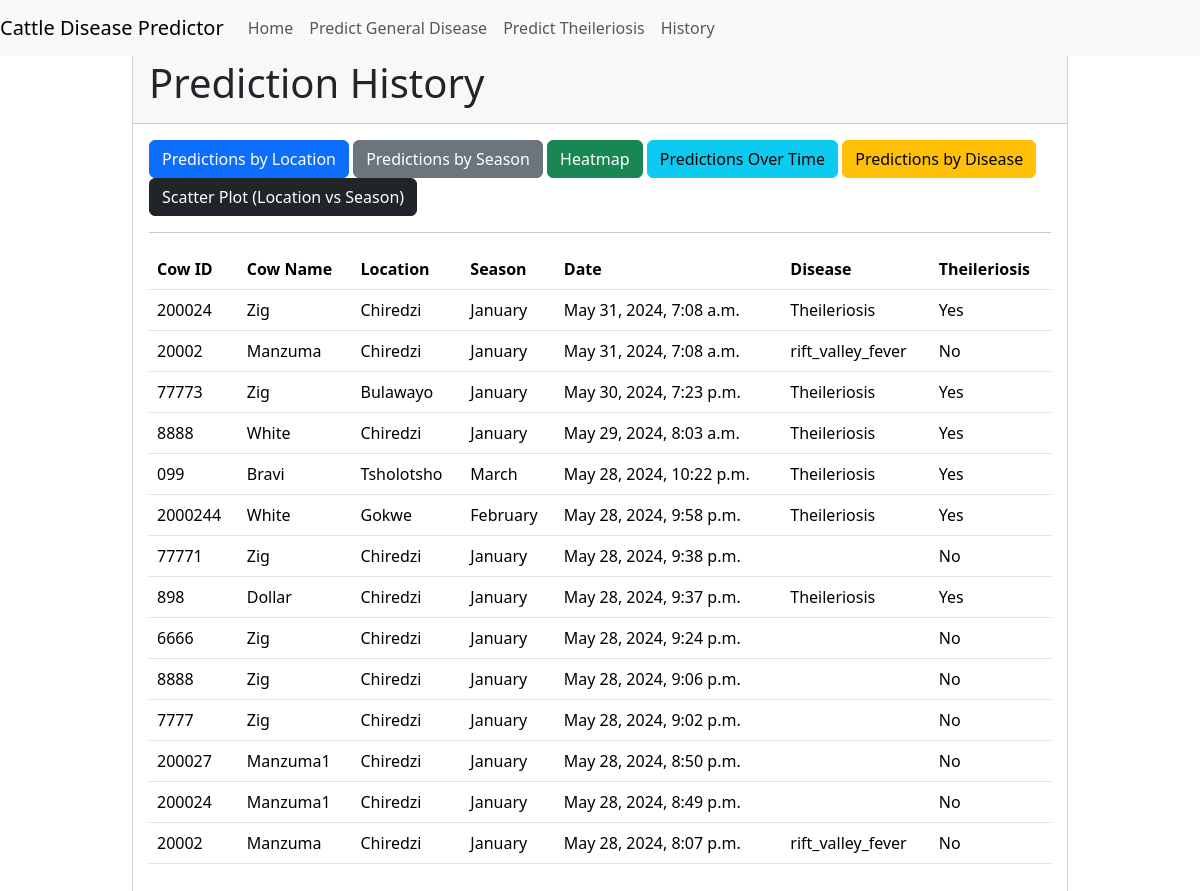
Page /history/ (signed in) on the committed database.
### predictor/models.py (models this page shows, shortened)
class Prediction(models.Model):
    cow_id = models.CharField(max_length=50)
    cow_name = models.CharField(max_length=100)
    location = models.CharField(max_length=100)
    season = models.CharField(max_length=50)
    date = models.DateTimeField(auto_now_add=True)
    disease = models.ForeignKey(Disease, null=True, blank=True, on_delete=models.CASCADE)
    has_theileriosis = models.BooleanField(default=False)

class Disease(models.Model):
    name = models.CharField(max_length=100)
    treatment = models.TextField()

### predictor/views.py (the view)
# urls.py: path('history/', views.prediction_history, name='prediction_history'),
@login_required
def prediction_history(request):
    predictions = Prediction.objects.all().order_by('-date')
    return render(request, 'predictor/prediction_history.html', {'predictions': predictions})

### templates/predictor/prediction_history.html (shortened to what this page needs)
{% extends "base.html" %}
{% block content %}
<div class="card">
    <div class="card-header">
        <h1>Prediction History</h1>
    </div>
    <div class="card-body">
    <a class="btn btn-primary" href="{% url 'plot_predictions_by_location' %}" role="button">Predictions by Location</a>
        <a class="btn btn-secondary" href="{% url 'plot_predictions_by_season' %}" role="button">Predictions by Season</a>
        <a class="btn btn-success" href="{% url 'plot_heatmap' %}" role="button">Heatmap</a>
        <a class="btn btn-info" href="{% url 'plot_predictions_over_time' %}" role="button">Predictions Over Time</a>
        <a class="btn btn-warning" href="{% url 'plot_predictions_by_disease' %}" role="button">Predictions by Disease</a>
        <a class="btn btn-dark" href="{% url 'plot_scatter_location_season' %}" role="button">Scatter Plot (Location vs Season)</a>
        <hr>
        <table class="table">
            <thead>
                <tr>
                    <th>Cow ID</th>
                    <th>Cow Name</th>
                    <th>Location</th>
                    <th>Season</th>
                    <th>Date</th>
                    <th>Disease</th>
                    <th>Theileriosis</th>
                </tr>
            </thead>
            <tbody>
               {% for prediction in predictions %}
    <tr>
        <td>{{ prediction.cow_id }}</td>
        <td>{{ prediction.cow_name }}</td>
        <td>{{ prediction.location }}</td>
        <td>{{ prediction.season }}</td>
        <td>{{ prediction.date }}</td>
        <td>
            {% if prediction.has_theileriosis %}
                Theileriosis
            {% else %}
                {{ prediction.disease.name }}
            {% endif %}
        </td>
        <td>
            {% if prediction.has_theileriosis %}
                Yes
            {% else %}
                No
            {% endif %}
        </td>
    </tr>
{% endfor %}
            </tbody>
        </table>
    </div>
</div>
{% endblock %}

### templates/base.html (style rules this page uses)
body { padding-top: 50px; }

### rows in the picture
Prediction: cow_id "200024", cow_name "Zig", location "Chiredzi", season "January", date "May 31, 2024, 7:08 a.m.", has_theileriosis "Theileriosis"
Prediction: cow_id "20002", cow_name "Manzuma", location "Chiredzi", season "January", date "May 31, 2024, 7:08 a.m.", disease.name "rift_valley_fever", has_theileriosis "No"
Prediction: cow_id "77773", cow_name "Zig", location "Bulawayo", season "January", date "May 30, 2024, 7:23 p.m.", has_theileriosis "Theileriosis"
Prediction: cow_id "8888", cow_name "White", location "Chiredzi", season "January", date "May 29, 2024, 8:03 a.m.", has_theileriosis "Theileriosis"
Prediction: cow_id "099", cow_name "Bravi", location "Tsholotsho", season "March", date "May 28, 2024, 10:22 p.m.", has_theileriosis "Theileriosis"
Prediction: cow_id "2000244", cow_name "White", location "Gokwe", season "February", date "May 28, 2024, 9:58 p.m.", has_theileriosis "Theileriosis"
Prediction: cow_id "77771", cow_name "Zig", location "Chiredzi", season "January", date "May 28, 2024, 9:38 p.m.", has_theileriosis "No"
Prediction: cow_id "898", cow_name "Dollar", location "Chiredzi", season "January", date "May 28, 2024, 9:37 p.m.", has_theileriosis "Theileriosis"
Prediction: cow_id "6666", cow_name "Zig", location "Chiredzi", season "January", date "May 28, 2024, 9:24 p.m.", has_theileriosis "No"
Prediction: cow_id "8888", cow_name "Zig", location "Chiredzi", season "January", date "May 28, 2024, 9:06 p.m.", has_theileriosis "No"
Prediction: cow_id "7777", cow_name "Zig", location "Chiredzi", season "January", date "May 28, 2024, 9:02 p.m.", has_theileriosis "No"
Prediction: cow_id "200027", cow_name "Manzuma1", location "Chiredzi", season "January", date "May 28, 2024, 8:50 p.m.", has_theileriosis "No"
Prediction: cow_id "200024", cow_name "Manzuma1", location "Chiredzi", season "January", date "May 28, 2024, 8:49 p.m.", has_theileriosis "No"
Prediction: cow_id "20002", cow_name "Manzuma", location "Chiredzi", season "January", date "May 28, 2024, 8:07 p.m.", disease.name "rift_valley_fever", has_theileriosis "No"
